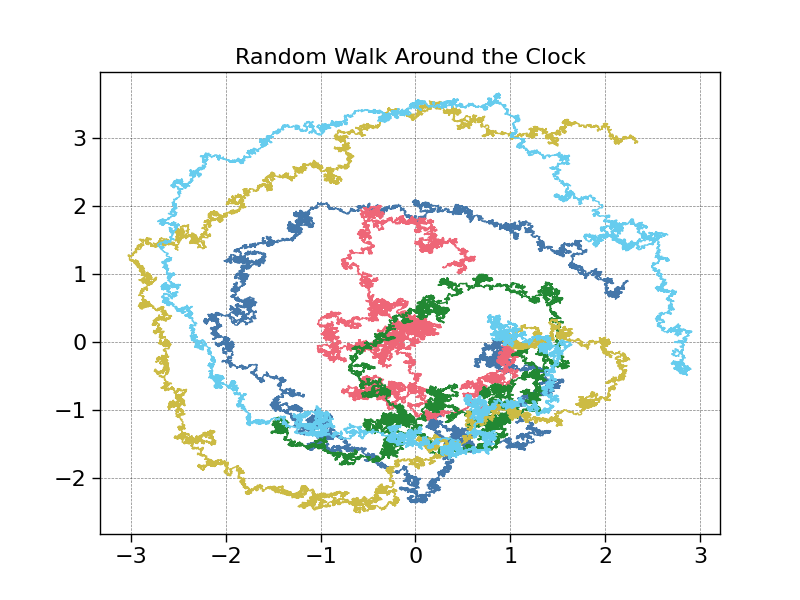

Reproduce this figure in Python.
import numpy as np
import matplotlib.pyplot as plt
from matplotlib.animation import PillowWriter
import scienceplots
plt.style.use([ 'notebook', 'grid','bright'])

np.random.seed(123)

def random_walk_around_the_clock( alpha_1=1, alpha_2=1, sigma_1=0.1, sigma_2=0.1,  T=1, N=10 ):
    # number of elements = 1 + T*N
    t = np.arange(0, T + 1/N, 1/N)

    dW_1 = np.array( [0] )
    dW_1 = np.concatenate(  (dW_1,  np.random.normal( 0, np.sqrt(1/N), N*T )) )

    dW_2 = np.array( [0] )
    dW_2 = np.concatenate(  (dW_2,  np.random.normal( 0, np.sqrt(1/N), N*T )) )

    W_1 = np.cumsum(dW_1)
    W_2 = np.cumsum(dW_2)

    X = np.array( [[1,0]] )

    for i in range( T*N ):
        value_1 = X[i,0] + ( alpha_1 * X[i,1] )*( t[i+1] - t[i] ) + (sigma_1)*(W_1[i+1] - W_1[i])
        value_2 = X[i,1] + ( -1 * alpha_2 * X[i,0] )*( t[i+1] - t[i] ) + (sigma_2)*( W_2[i+1] - W_2[i] )
        X = np.concatenate( (X, [[value_1, value_2]] ) )

    return X

if __name__ == '__main__':
    alpha_1 = 1
    alpha_2 = 1
    sigma_1 = 0.5
    sigma_2 = 0.5

    # time interval
    T = int( np.ceil(2*np.pi) )
    # number of times [0,1] is divided
    N = 5000

    path_1 = random_walk_around_the_clock(alpha_1=alpha_1, alpha_2=alpha_2, sigma_1=sigma_1, sigma_2=sigma_2, T=T, N=N)
    path_2 = random_walk_around_the_clock(alpha_1=alpha_1, alpha_2=alpha_2, sigma_1=sigma_1, sigma_2=sigma_2, T=T, N=N)
    path_3 = random_walk_around_the_clock(alpha_1=alpha_1, alpha_2=alpha_2, sigma_1=sigma_1, sigma_2=sigma_2, T=T, N=N)
    path_4 = random_walk_around_the_clock(alpha_1=alpha_1, alpha_2=alpha_2, sigma_1=sigma_1, sigma_2=sigma_2, T=T, N=N)
    path_5 = random_walk_around_the_clock(alpha_1=alpha_1, alpha_2=alpha_2, sigma_1=sigma_1, sigma_2=sigma_2, T=T, N=N)

    # plt.xlim( -2, 2 )
    # plt.ylim( -2, 2 )
    plt.title('Random Walk Around the Clock')
    plt.plot(path_1[:,0], path_1[:,1], linewidth=1, label='path_1')
    plt.plot(path_2[:,0], path_2[:,1], linewidth=1, label='path_2')
    plt.plot(path_3[:,0], path_3[:,1], linewidth=1, label='path_3')
    plt.plot(path_4[:,0], path_4[:,1], linewidth=1, label='path_4')
    plt.plot(path_5[:,0], path_5[:,1], linewidth=1, label='path_5')
#     plt.legend()
    plt.savefig('random_walk_around_the_clock.png')
    plt.show()

    # fig=plt.figure()
    # plt.title('Random Walk Around the Clock')
    # l_1, = plt.plot( [], [], label='process_1' )
    # l_2, = plt.plot( [], [], label='process_2' )
    # l_3, = plt.plot( [], [], label='process_3' )
    # l_4, = plt.plot( [], [], label='process_4' )
    # l_5, = plt.plot( [], [], label='process_5' )
    # plt.xlim( -2, 2 )
    # plt.ylim( -2, 2 )
    # plt.legend()
    # metadata = dict( title='random_walk_around_the_clock', artist='me' )
    # writer = PillowWriter(fps=(N*T+1), metadata=metadata)

    # with writer.saving(fig, 'random_walk_around_the_clock.gif', 100):
    #     for i in range(N*T+1):
    #         l_1.set_data( path_1[0:i, 0], path_1[0:i, 1] )
    #         l_2.set_data( path_2[0:i, 0], path_2[0:i, 1] )
    #         l_3.set_data( path_3[0:i, 0], path_3[0:i, 1] )
    #         l_4.set_data( path_4[0:i, 0], path_4[0:i, 1] )
    #         l_5.set_data( path_5[0:i, 0], path_5[0:i, 1] )
    #         writer.grab_frame()